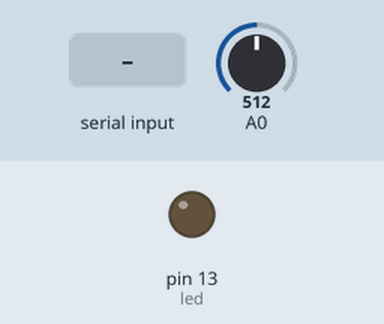
Recording of a sketch running on a simulated Arduino Uno, built with avr-gcc and run on an emulated ATmega328P. On the bench: output pins drawn as LEDs (lit = HIGH). The test bench sets the inputs (shaded band); at power-on: A0 = 512. What the sketch prints to the serial monitor is not drawn.

Above: at 1.2 s.
1.3 s: "90,45\n" received over Serial
At 2.4 s:
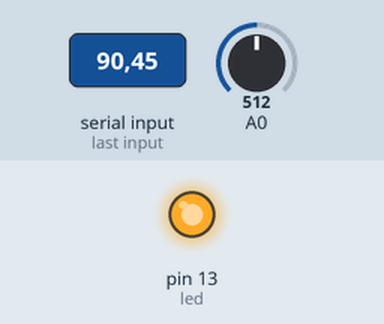
Timing chart, 0 to 4.3 s (numbered marks = the images above; inputs shaded):
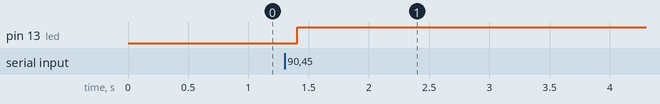

Measured:
- after the input at 1.3 s, pin 13 (led): LOW → HIGH after 0.11 s

The sketch:

P37_ArduinoPythonGui_ReadWrite_Python.ino
```cpp
int valor;
int led = 13;
void setup() {
  // put your setup code here, to run once:
  pinMode(led, OUTPUT);
  Serial.begin(9600);
  Serial.setTimeout(100);
}

void loop() {
  // put your main code here, to run repeatedly:
  valor = analogRead(A0);
  Serial.println("1Valor "+String(valor));

  if(Serial.available()>0){
   int v = Serial.readString().toInt();
   digitalWrite(led,v);
   Serial.println("9999");
  //  analogWrite(led,v);
  }
  delay(100);
}
```
